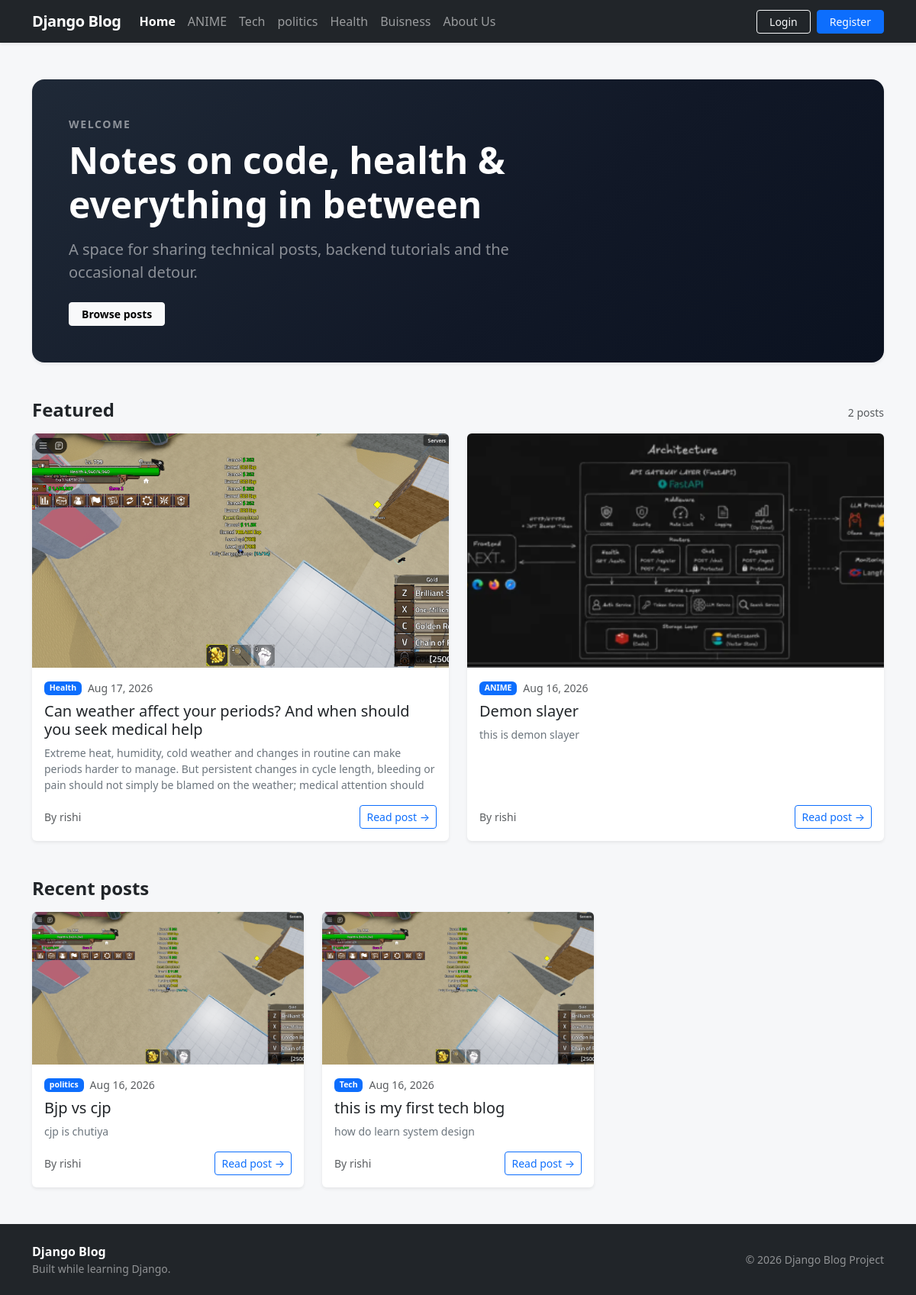
The page / on the database its author committed.
### blogs/models.py (models this page shows, shortened)
class Category(models.Model):
    category_name = models.CharField(max_length=50, unique=True)
    created_at = models.DateTimeField(auto_now_add=True)
    updated_at = models.DateTimeField(auto_now=True)
    class Meta:
        verbose_name_plural = "categories"

class Blog(models.Model):
    title = models.CharField(max_length=100)
    slug = models.SlugField(max_length=150, unique=True)
    category = models.ForeignKey(Category, on_delete=models.CASCADE)
    author = models.ForeignKey(User, on_delete=models.CASCADE)
    feature_image = models.ImageField(upload_to="blog/uploads/%Y/%m/%d")
    short_description = models.TextField(max_length=500)
    blog_body = models.TextField(max_length=2000)
    status = models.CharField(
        max_length=20,
        choices=STATUS_CHOICES,
        default="Draft",
    )
    is_featured = models.BooleanField(default=False)
    created_at = models.DateTimeField(auto_now_add=True)
    updated_at = models.DateTimeField(auto_now=True)
    class Meta:
        ordering = ["-created_at"]

### blog_main/views.py (the view)
# urls.py: path('', views.home, name='home'),
def home(request):
    published = Blog.objects.filter(status="Published").select_related("category", "author")
    context = {
        "featured_posts": published.filter(is_featured=True)[:4],
        "posts": published.filter(is_featured=False),
    }
    return render(request, "blog/home.html", context)

### blogs/context_processors.py (called while the page is built)
def get_categories(request):
    categories = Category.objects.all()
    return {
        'categories': categories
    }

### templates/blog/home.html (shortened to what this page needs)
{% extends 'base.html' %}
{% block content %}
<section class="hero text-white rounded-4 shadow-sm p-4 p-md-5 mb-5">
  <div class="row">
    <div class="col-lg-8">
      <p class="eyebrow text-uppercase small fw-semibold text-white-50 mb-2">Welcome</p>
      <h1 class="display-5 fw-bold mb-3">Notes on code, health &amp; everything in between</h1>
      <p class="lead text-white-50 mb-4">
        A space for sharing technical posts, backend tutorials and the occasional detour.
      </p>
      <a href="#recent-posts" class="btn btn-light btn-sm fw-semibold px-3">Browse posts</a>
    </div>
  </div>
</section>
{% if featured_posts %}
<section class="mb-5">
  <div class="d-flex align-items-baseline justify-content-between mb-3">
    <h2 class="h4 fw-bold mb-0">Featured</h2>
    <span class="text-muted small">
      {{ featured_posts|length }} post{{ featured_posts|length|pluralize }}
    </span>
  </div>
  <div class="row row-cols-1 row-cols-md-2 g-4">
    {% for post in featured_posts %}
      <div class="col">{% include 'blog/includes/post_card.html' %}</div>
    {% endfor %}
  </div>
</section>
{% endif %}
<section id="recent-posts">
  <div class="d-flex align-items-baseline justify-content-between mb-3">
    <h2 class="h4 fw-bold mb-0">Recent posts</h2>
  </div>
  <div class="row row-cols-1 row-cols-md-2 row-cols-xl-3 g-4">
    {% for post in posts %}
      <div class="col">{% include 'blog/includes/post_card.html' %}</div>
    {% empty %}
      <div class="col-12">
        <div class="alert alert-info mb-0">No posts have been published yet.</div>
      </div>
    {% endfor %}
  </div>
</section>
{% endblock %}

### templates/base.html (shortened to what this page needs)
<!DOCTYPE html>
<html lang="en">
<head>
    <link href="https://cdn.jsdelivr.net/npm/bootstrap@5.3.3/dist/css/bootstrap.min.css" rel="stylesheet">
    <link rel="stylesheet" href="https://cdn.jsdelivr.net/npm/bootstrap-icons@1.11.3/font/bootstrap-icons.min.css">
</head>
<body class="d-flex flex-column min-vh-100">
    <nav class="navbar navbar-expand-lg navbar-dark bg-dark sticky-top shadow-sm">
        <div class="container">
            <a class="navbar-brand fw-bold" href="{% url 'home' %}">Django Blog</a>
            <div class="collapse navbar-collapse" id="mainNav">
                <ul class="navbar-nav me-auto mb-2 mb-lg-0">
                    <li class="nav-item">
                        <a class="nav-link{% if request.path == '/' %} active fw-semibold{% endif %}"
                           href="{% url 'home' %}">Home</a>
                    </li>
                    {% for category in categories %}
                        <li class="nav-item">
                            <a class="nav-link{% if category.id == active_category_id %} active fw-semibold{% endif %}"
                               href="{% url 'post_by_category' category.id %}">{{ category.category_name }}</a>
                        </li>
                    {% endfor %}
                    <li class="nav-item">
                        <a class="nav-link" href="{% url 'about' %}">About Us</a>
                    </li>
                </ul>
                <div class="d-flex flex-column flex-lg-row gap-2 pt-2 pt-lg-0">
                    <a href="#" class="btn btn-outline-light btn-sm px-3">Login</a>
                    <a href="#" class="btn btn-primary btn-sm px-3">Register</a>
                </div>
            </div>
        </div>
    </nav>
    <main class="flex-grow-1 py-4 py-lg-5">
        <div class="container">
            {% block content %}{% endblock %}
        </div>
    </main>
    <footer class="bg-dark text-white-50 mt-auto py-4">
        <div class="container">
            <div class="row gy-3 align-items-center">
                <div class="col-md-6 text-center text-md-start">
                    <span class="fw-semibold text-white">Django Blog</span>
                    <span class="d-block small">Built while learning Django.</span>
                </div>
                <div class="col-md-6 text-center text-md-end small">
                    &copy; 2026 Django Blog Project
                </div>
            </div>
        </div>
    </footer>
</body>
</html>

### templates/blog/includes/post_card.html (shortened to what this page needs)
<article class="card post-card h-100 border-0 shadow-sm overflow-hidden">
    <a href="{% url 'post_detail' post.slug %}" class="d-block" tabindex="-1" aria-hidden="true">
        {% if post.feature_image %}
            <img src="{{ post.feature_image.url }}" class="post-thumb" alt="" loading="lazy">
        {% else %}
            <div class="post-thumb d-flex align-items-center justify-content-center text-secondary small">
                No image
            </div>
        {% endif %}
    </a>
    <div class="card-body d-flex flex-column">
        <div class="d-flex align-items-center gap-2 mb-2 small">
            <a href="{% url 'post_by_category' post.category.id %}"
               class="badge text-bg-primary text-decoration-none">{{ post.category.category_name }}</a>
            <span class="text-muted">{{ post.created_at|date:"M d, Y" }}</span>
        </div>
        <h3 class="card-title h5 mb-2">
            <a href="{% url 'post_detail' post.slug %}">{{ post.title }}</a>
        </h3>
        <p class="card-text text-secondary small clamp-3 mb-3">
            {{ post.short_description }}
        </p>
        <div class="mt-auto d-flex align-items-center justify-content-between">
            <span class="text-muted small">By {{ post.author.username|default:"Unknown" }}</span>
            <a href="{% url 'post_detail' post.slug %}" class="btn btn-sm btn-outline-primary">
                Read post &rarr;
            </a>
        </div>
    </div>
</article>

### templates/base.html (style rules this page uses)
:root { --bs-body-font-family: system-ui, -apple-system, "Segoe UI", Roboto, "Helvetica Neue", Arial, sans-serif; --brand-surface: #f6f7f9; }
body { background-color: var(--brand-surface); }
.post-thumb { width: 100%; aspect-ratio: 16 / 9; object-fit: cover; background-color: #e9ecef; }
.post-card { transition: transform .15s ease, box-shadow .15s ease; }
.post-card .card-title a { color: inherit; text-decoration: none; }
.clamp-3 { display: -webkit-box; -webkit-line-clamp: 3; -webkit-box-orient: vertical; overflow: hidden; }
.navbar-brand { letter-spacing: -.02em; }
.hero { background: linear-gradient(135deg, #1f2937 0%, #111827 60%, #0b1220 100%); }
.eyebrow { letter-spacing: .12em; }
section[id] { scroll-margin-top: 5rem; }

### rows shown on the page
Category: category_name "ANIME"
Category: category_name "Tech"
Category: category_name "politics"
Category: category_name "Health"
Category: category_name "Buisness"
Blog: feature_image (picture), category.category_name "Health", created_at "Aug 17, 2026", title "Can weather affect your periods? And when should you seek medical help", short_description "Extreme heat, humidity, cold weather and changes in routine can make periods harder to manage. But persistent changes in cycle length, bleeding or pain should not simply be blamed on the weather; medical attention should", author.username "rishi"
Blog: feature_image (picture), category.category_name "ANIME", created_at "Aug 16, 2026", title "Demon slayer", short_description "this is demon slayer", author.username "rishi"
Blog: feature_image (picture), category.category_name "politics", created_at "Aug 16, 2026", title "Bjp vs cjp", short_description "cjp is chutiya", author.username "rishi"
Blog: feature_image (picture), category.category_name "Tech", created_at "Aug 16, 2026", title "this is my first tech blog", short_description "how do learn system design", author.username "rishi"

### other values the page prints
{{ featured_posts|length }} "2"
